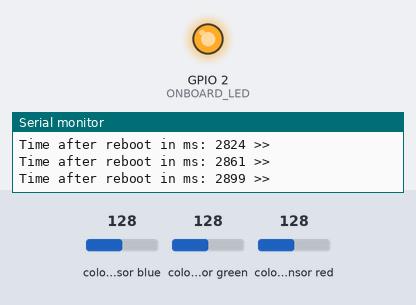
Bench run of a sketch on a simulated ESP32. Shown: output pins drawn as LEDs (lit = HIGH), the last lines printed to the serial monitor. The inputs (shaded band) are chosen by the test bench; at power-on: colour sensor blue 128, colour sensor green 128, colour sensor red 128.

Above: at 2.9 s.
3.0 s: colour sensor blue set to 16
5.8 s: colour sensor blue set to 13
At 9.5 s:
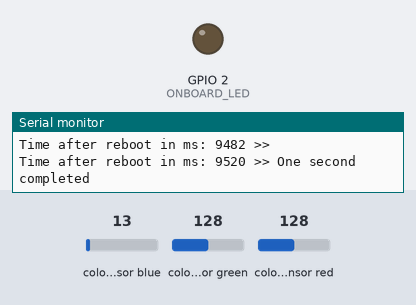
Timing chart, 0 to 11.0 s (numbered marks = the images above; inputs shaded):
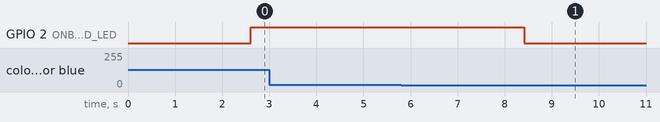

Measured:
- the behaviour switches between 15 and 14 on colour sensor blue (found by bisection; images 0 and 1)
- after the input at 5.8 s, GPIO 2 (ONBOARD_LED): HIGH → LOW after 2.6 s

The sketch:

Part1.ino
```cpp
/*
#Ref
https://www.makerguides.com/interfacing-esp32-and-tcs34725-rgb-color-sensor/
https://github.com/adafruit/Adafruit_TCS34725

#Wiring
#RGB sensor
TCS34725 - ESP32
3v3      - 3v3
SCL      - P22
SDA      - P21
GND      - GND

#On board LED
ESP32 - PIN2
*/

#include "Wire.h"
#include "Adafruit_TCS34725.h"

#define MAX_THRESHOLD 90
#define ONBOARD_LED 2
#define TWO_SECONDS 2000 // 2000 ms = 2 second
#define ONE_SECOND 1000
#define TOTAL_COLORS 3 //total 3 colors, RGB

Adafruit_TCS34725 tcs = Adafruit_TCS34725(TCS34725_INTEGRATIONTIME_600MS, TCS34725_GAIN_1X);

unsigned long startTime_avgVal = 0; //start time
unsigned long startTime_totalVal = 0; //start time
float totalVal = 0;
int counter = 0;

void setup(void) {
  Serial.begin(9600);
  pinMode(ONBOARD_LED,OUTPUT);

  if (tcs.begin()) {
    Serial.println("Found sensor");
  } else {
    Serial.println("No TCS34725 found ... check your connections");
    while (1);
  }

}

void loop(void) {
  float r, g, b, avgVal;
  unsigned long currentTime = millis();

  if(currentTime - startTime_avgVal > ONE_SECOND){
    timePassed(); Serial.println("One second completed");
    tcs.getRGB(&r, &g, &b);

    //reading sensor values
    timePassed(); Serial.print("R: "); Serial.println(r);
    timePassed(); Serial.print("G: "); Serial.println(g);
    timePassed(); Serial.print("B: "); Serial.println(b);
    avgVal = (r+g+b)/TOTAL_COLORS; //average values
    timePassed(); Serial.print("Average value: "); Serial.println(avgVal);
    totalVal = totalVal + avgVal;
    counter++; //number of readings
    startTime_avgVal = currentTime;
  }
  //checking for two seconds
  if(currentTime - startTime_totalVal > TWO_SECONDS){
    timePassed(); Serial.println("Two second completed");
    timePassed(); Serial.print("counter: "); Serial.println(counter);
    timePassed(); Serial.print("total value: "); Serial.println(totalVal);
    timePassed(); Serial.print("totalAvgValues"); Serial.println(totalVal/counter);
    timePassed(); Serial.println("Two seconds, yayyy!! 1");
    if(totalVal/counter>MAX_THRESHOLD){
      //HIGH
      timePassed(); Serial.println("LED ON");
      digitalWrite(ONBOARD_LED,HIGH);
    }else{
      //LOW
      timePassed(); Serial.println("LED OFF");
      digitalWrite(ONBOARD_LED,LOW);
    }
  startTime_totalVal = currentTime;
  counter=0;
  totalVal=0;
  }
  timePassed(); Serial.println(" ");
}

/*
to print time passed after reboot in ms
*/
void timePassed(){
  // return millis();
  Serial.print("Time after reboot in ms: "); Serial.print(millis()); Serial.print(" >> ");
}
```
